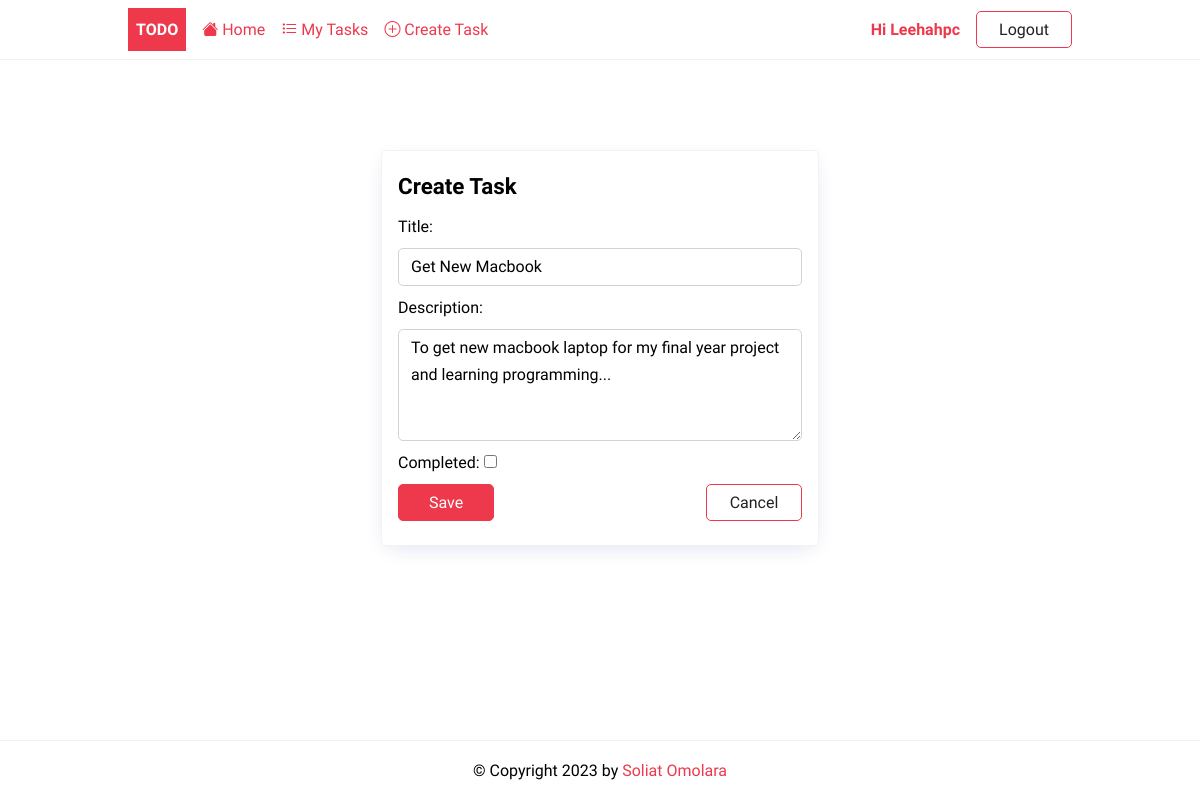
The page /details/update/1 (signed in) on the database its author committed.
### todoapp/models.py (models this page shows, shortened)
class Todo(models.Model):
    user = models.ForeignKey(User, on_delete=models.CASCADE, null=True, blank=True)
    title = models.CharField(max_length=250)
    description = models.TextField(null=True, blank=True)
    completed = models.BooleanField(default=False)
    created = models.DateTimeField(auto_now_add=True)

### todoapp/views.py (the view, shortened to what this page needs)
# urls.py: path('details/update/<int:pk>', TodoUpdate.as_view(), name='update'),
class TodoUpdate(LoginRequiredMixin,UpdateView):
    model = Todo
    fields = ['title', 'description', 'completed']
    success_url = reverse_lazy('tasks')
    def get_queryset(self):
        base_qs = super(TodoUpdate, self).get_queryset()
        return base_qs.filter(user=self.request.user)

### todoapp/templates/todoapp/todo_form.html (shortened to what this page needs)
{%extends 'todoapp/base.html'%}
{%block content%}
<div class="center">
	<form method="post" novalidate class="card">
	 	<h2>{% if task %} Update {%else %} Create {%endif%} Task</h2>
		{% for field in form %}
			{% if field.name == 'completed' %}
				<p>
					{{ field.label_tag }}
					{{ field }}
				</p>
			{% else %}
	    		{{ field.label_tag }}
	        	{{ field }}
	        {% endif %}
		{% endfor %}
		<div class="form-buttons">
			<input type="submit" value="Save" class="btn btn-primary"/>
			<a href="{%url 'tasks'%}" class="btn btn-outline">Cancel</a>
		</div>
	</form>
</div>
{%endblock content%}

### todoapp/templates/todoapp/base.html (shortened to what this page needs)
{%load static %}
<!DOCTYPE html>
<html lang="en">
    <head>
        <link rel="stylesheet" href="{% static 'css/style.css' %}" />
    </head>
    <body>
        <header class="header">
            <div class="container">
            	<a href="{%url 'home'%}" class="logo">Todo</a>
                <nav class="nav">
                	<a href="{%url 'home'%}"><i class="bi bi-house-fill"></i> Home</a>
                    {% if request.user.is_authenticated %}
	    	              	<a href="{% url 'tasks' %}"><i class="bi bi-list-task"></i> My Tasks</a>
	    	              	<a href="{% url 'create' %}"><i class="bi bi-plus-circle"></i> Create Task</a>
		                	<a href="#">Hi {{request.user | title}}</a>
	    	                <a href="{% url 'logout' %}" class="btn btn-outline">Logout</a>
	                {% else %}
							<a href="{% url 'login' %}" class="btn btn-outline">Login</a>
	            	        <a href="{% url 'register' %}" class="btn btn-primary">Join Now</a>
	                {% endif %}
                </nav>
            </div>
        </header>
        <main>
            <div class="container">
             {%block content %}
             {%endblock content%}
            </div>
        </main>
        <footer class="footer">
            <div class="container">
				<p>&copy; Copyright {% now "Y" %} by <a href="https://github.com/SoliatOmolara">Soliat Omolara</a></p>
            </div>
        </footer>
    </body>
</html>

### static/css/style.css (style rules this page uses)
:root { --color-primary: #ee394c; --color-secondary: #86b7fe; --color-light: #f2f2f2; --color-gray: #ced4da; --color-dark: #212121; --color-white: #ffffff; --color-error: #e2442f; --color-warning: #ffc900; --color-info: #02a2b9; --color-success: #1ba345; --color-input: #00d1b2; --border-radius: 5px; }
* { margin: 0; padding: 0; box-sizing: border-box; text-rendering: optimizeLegibility; }
html, body { height: 100%; }
input, button, textarea { font: inherit; }
body { font-family: 'Dosis', sans-serif; font-size: 1rem; line-height: 1.7; display: flex; flex-direction: column; }
h2 { font-size: 1.4rem; }
a { color: var(--color-primary); text-decoration: none; }
.container { max-width: 960px; margin: 0 auto; padding: 0.5rem; }
.header { border-bottom: solid 1px var(--color-light); }
.header .container { display: flex; align-items: center; gap:1rem; }
.nav { display:flex; gap:1rem; align-items: center; justify-content: center; flex-basis: 100%; }
.nav a:nth-last-child(2) { margin-left: auto; font-weight: bold; }
.logo { padding: 0.5rem; background-color: var(--color-primary); text-decoration: none; color: var(--color-white); font-weight: bold; text-transform: uppercase; }
.card { border: solid 1px var(--color-light); padding: 1rem; border-radius: var(--border-radius); box-shadow: rgb(11 43 158 / 15%) 0px 6px 20px -6px; min-width: 400px; }
form > * { display: block; margin-bottom: 0.5rem; }
.form-buttons { display: flex; justify-content: space-between; align-items: center; gap: 0.75rem; }
input[type='text'], input[type='email'], input[type='password'], textarea { border-radius: var(--border-radius); border: solid 1px var(--color-gray); width: 100%; padding: 0.25rem 0.75rem; }
textarea { max-height: 7rem; }
.footer p { text-align: center; }
.footer { margin-top: auto; padding: 0.5rem 0; border-top: solid 1px var(--color-light); }
.btn { padding: 0.25rem 0.75rem; border-radius: var(--border-radius); background-color: var(--color-white); border: solid 1px var(--color-white); color: var(--color-dark); cursor: pointer; text-decoration: none; font-size: 1rem; min-width: 6rem; text-align: center; }
.btn-outline { border: solid 1px var(--color-primary); }
.btn-primary { border: solid 1px var(--color-primary); background-color: var(--color-primary); color: var(--color-white); }
.center { display: flex; flex-direction: column; align-items: center; justify-content: center; min-height: 70vh; }

### rows shown on the page
Todo: form "Get New Macbook" "To get new macbook laptop for my final year project and learning programming..."

### other values the page prints
{{ request.user | title }} "Leehahpc"
{{ field.label_tag }} "Title:" "Description:"
{{ field.label_tag }} "Completed:"
